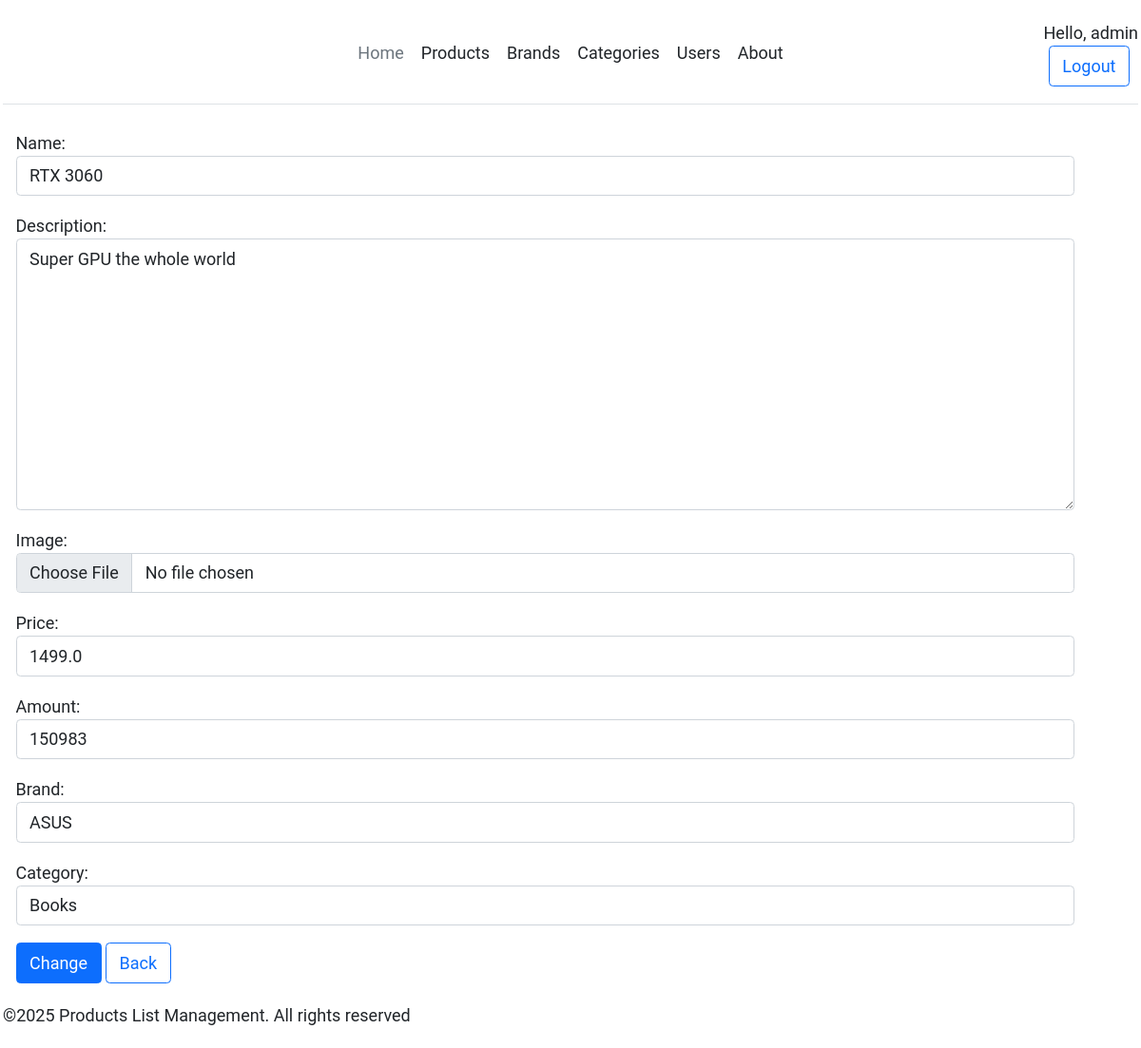
Page /products/2/edit/ (signed in) on the committed database.
### apps/core/models/product.py (models this page shows, shortened)
class Product(models.Model):
    name = models.CharField(max_length=255)
    description = models.TextField()
    image = models.ImageField(upload_to='images/', blank=True, null=True)
    price = models.FloatField()
    amount = models.IntegerField(default=1)
    brand = models.ForeignKey(Brand, on_delete=models.SET_NULL, null=True)
    category = models.ForeignKey(Category, on_delete=models.SET_NULL, null=True)

### apps/core/models/brand.py (models this page shows)
class Brand(models.Model):
    name = models.CharField(max_length=60)
    def __str__(self):
        return self.name

### apps/core/models/catalog.py (models this page shows)
class Category(models.Model):
    name = models.CharField(max_length=160)
    def __str__(self):
        return self.name

### apps/core/views.py (the view)
# urls.py: path('products/<int:pk>/edit/', ProductUpdateView.as_view(), name='product-edit'),
class ProductUpdateView(UpdateView):
    model = Product
    form_class = ProductForm
    template_name = 'core/pages/product-edit.html'
    success_url = reverse_lazy('core:products')

### apps/core/forms.py
class ProductForm(forms.ModelForm):
    class Meta:
        model = Product
        fields = '__all__'
        widgets = {
            'name': forms.TextInput(attrs={
                'class': 'form-control',
                'required': True
            }),
            'description': forms.Textarea(attrs={
                'class': 'form-control',
                'required': True
            }),
            'price': forms.NumberInput(attrs={
                'class': 'form-control',
                'required': True,
                'step': 0.5,
                'min': 0
            }),
            'amount': forms.NumberInput(attrs={
                'class': 'form-control',
                'required': True,
                'min': 0
            }),
            'image': forms.FileInput(attrs={
                'class': 'form-control',
                'required': True
            }),
            'brand': forms.Select(attrs={
                'class': 'form-control',
                'required': False
            }),
            'category': forms.Select(attrs={
                'class': 'form-control',
                'required': False
            })
        }

### apps/core/templates/core/pages/product-edit.html (shortened to what this page needs)
{% extends "base.html" %}
{% load static %}
{% block content %}
<div class="container">
    <form method="post" enctype="multipart/form-data">
        {{ form.as_p }}
        <button type="submit" class="btn btn-primary">Change</button>
        <a href="{% url 'core:product-details' object.id %}" class="btn btn-outline-primary me-2">Back</a>
    </form>
</div>
{% endblock  %}

### apps/core/templates/core/includes/header.html (shortened to what this page needs)
<header class="d-flex flex-wrap align-items-center justify-content-center justify-content-md-between py-3 mb-4 border-bottom">
      <a href="/" class="d-flex align-items-center col-md-3 mb-2 mb-md-0 text-dark text-decoration-none">
        <svg class="bi me-2" width="40" height="32" role="img" aria-label="Bootstrap"><use xlink:href="#bootstrap"></use></svg>
      </a>
      <ul class="nav col-12 col-md-auto mb-2 justify-content-center mb-md-0">
        <li><a href="{% url 'core:welcome' %}" class="nav-link px-2 link-secondary">Home</a></li>
        <li><a href="{% url 'core:products' %}" class="nav-link px-2 link-dark">Products</a></li>
        <li><a href="{% url 'core:brands' %}" class="nav-link px-2 link-dark">Brands</a></li>
        <li><a href="{% url 'core:categories' %}" class="nav-link px-2 link-dark">Categories</a></li>
        <li><a href="{% url 'users:user-list' %}" class="nav-link px-2 link-dark">Users</a></li>
        <li><a href="{% url 'core:about' %}" class="nav-link px-2 link-dark">About</a></li>
      </ul>
      <div class="col-md-3 text-end">
          {% if request.user.is_authenticated %}
          <span>Hello, {{ request.user }}</span>
          <form action="{% url 'users:logout' %}" method="post">
            <button type="submit" class="btn btn-outline-primary me-2">Logout</button>
          </form>
          {% else %}
          <a href="{% url 'users:login' %}" class="btn btn-outline-primary me-2">Login</a>
          <a href="{% url 'users:sign-up' %}" class="btn btn-primary">Sign-up</a>
          {% endif %}
      </div>
</header>

### static/styles.css (style rules this page uses)
* { font-family: Roboto, serif; font-size: 18px; }
body { padding: 3px; }
.container { margin: 20px 0px; }

### rows in the picture
Product: name "RTX 3060", description "Super GPU the whole world", price "1499.0", amount "150983", brand "ASUS", category "Books"

### other values in the picture
{{ request.user }} "admin"
